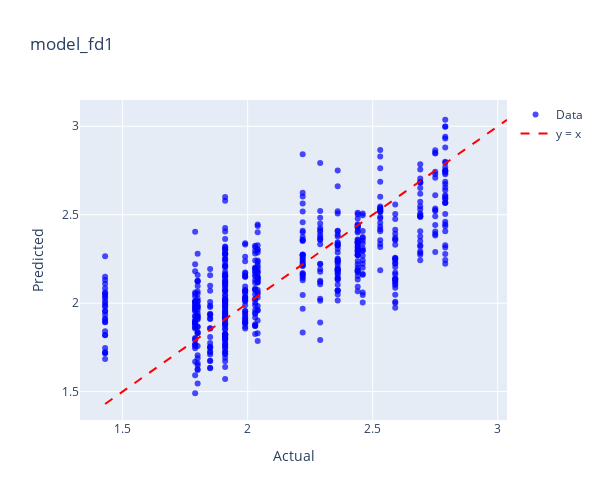
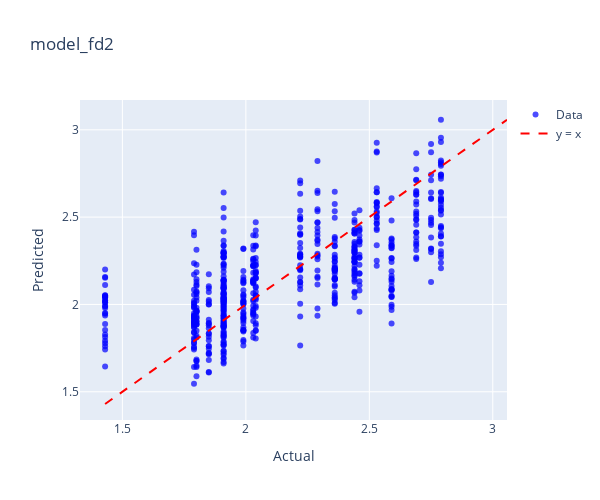
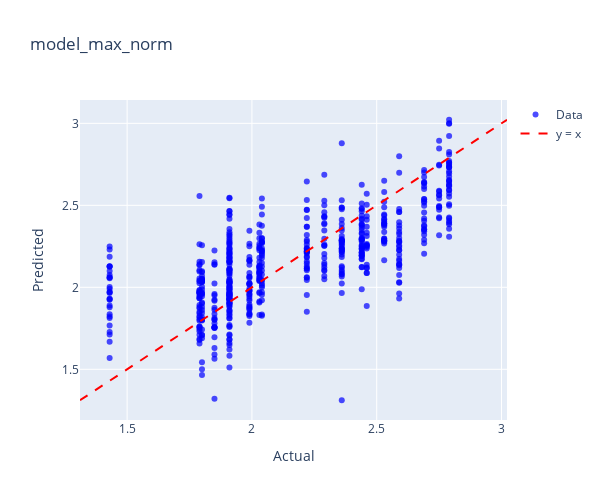
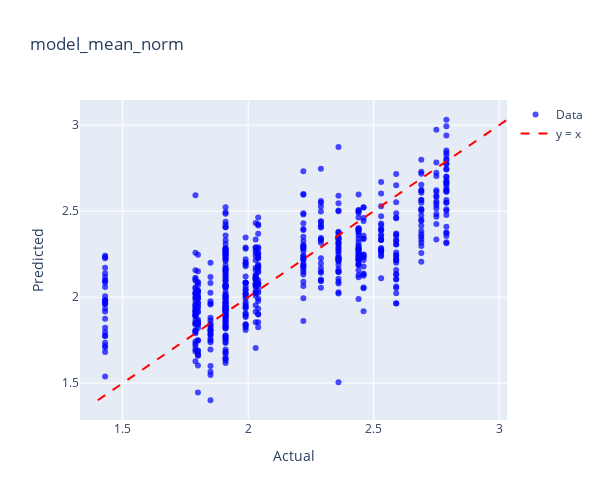

Notebook code cell kept with these figures, in order:
### Code cell
model_dict = {
    'model_fd1': (model_fd1, protein_fd1),
    'model_fd2': (model_fd2, protein_fd2),
    'model_max_norm': (model_max_norm, protein_max_norm),
    'model_mean_norm': (model_mean_norm, protein_mean_norm),
    'model_msc': (model_msc, protein_msc),
    'model_ori': (model_ori, protein_ori),
    'model_range_norm': (model_range_norm, protein_range_norm),
    'model_sg1': (model_sg1, protein_sg1),
    'model_sg2': (model_sg2, protein_sg2),
    'model_snv': (model_snv, protein_snv),
}

for name, (model, data) in model_dict.items():
    print(f"Plotting for {name}")
    plot_actual_vs_predicted_plotly(model, data, 'PROTEIN',name)

### Figure 1 — Plotly figure (JSON) as saved in the notebook; plotly's stock layout.template omitted (floating-point values rounded to 4 significant figures; data arrays with more than 128 entries replaced by an {"elided": "..."} marker saying what was removed)
{"data": [{"hovertemplate": "Index: %{text}<br>Actual: %{x}<br>Predicted: %{y}<extra></extra>", "marker": {"color": "blue", "opacity": 0.7, "size": 6}, "mode": "markers", "name": "Data", "text": {"elided": "612 str values"}, "type": "scatter", "x": {"elided": "612 float values"}, "y": {"elided": "612 float values"}}, {"line": {"color": "red", "dash": "dash"}, "mode": "lines", "name": "y = x", "type": "scatter", "x": [1.43, 3.037], "y": [1.43, 3.037]}], "layout": {"height": 500, "title": {"text": "model_fd1"}, "width": 600, "xaxis": {"title": {"text": "Actual"}}, "yaxis": {"title": {"text": "Predicted"}}}}

### Figure 2 — Plotly figure (JSON) as saved in the notebook; plotly's stock layout.template omitted (floating-point values rounded to 4 significant figures; data arrays with more than 128 entries replaced by an {"elided": "..."} marker saying what was removed)
{"data": [{"hovertemplate": "Index: %{text}<br>Actual: %{x}<br>Predicted: %{y}<extra></extra>", "marker": {"color": "blue", "opacity": 0.7, "size": 6}, "mode": "markers", "name": "Data", "text": {"elided": "612 str values"}, "type": "scatter", "x": {"elided": "612 float values"}, "y": {"elided": "612 float values"}}, {"line": {"color": "red", "dash": "dash"}, "mode": "lines", "name": "y = x", "type": "scatter", "x": [1.43, 3.058], "y": [1.43, 3.058]}], "layout": {"height": 500, "title": {"text": "model_fd2"}, "width": 600, "xaxis": {"title": {"text": "Actual"}}, "yaxis": {"title": {"text": "Predicted"}}}}

### Figure 3 — Plotly figure (JSON) as saved in the notebook; plotly's stock layout.template omitted (floating-point values rounded to 4 significant figures; data arrays with more than 128 entries replaced by an {"elided": "..."} marker saying what was removed)
{"data": [{"hovertemplate": "Index: %{text}<br>Actual: %{x}<br>Predicted: %{y}<extra></extra>", "marker": {"color": "blue", "opacity": 0.7, "size": 6}, "mode": "markers", "name": "Data", "text": {"elided": "612 str values"}, "type": "scatter", "x": {"elided": "612 float values"}, "y": {"elided": "612 float values"}}, {"line": {"color": "red", "dash": "dash"}, "mode": "lines", "name": "y = x", "type": "scatter", "x": [1.311, 3.022], "y": [1.311, 3.022]}], "layout": {"height": 500, "title": {"text": "model_max_norm"}, "width": 600, "xaxis": {"title": {"text": "Actual"}}, "yaxis": {"title": {"text": "Predicted"}}}}

### Figure 4 — Plotly figure (JSON) as saved in the notebook; plotly's stock layout.template omitted (floating-point values rounded to 4 significant figures; data arrays with more than 128 entries replaced by an {"elided": "..."} marker saying what was removed)
{"data": [{"hovertemplate": "Index: %{text}<br>Actual: %{x}<br>Predicted: %{y}<extra></extra>", "marker": {"color": "blue", "opacity": 0.7, "size": 6}, "mode": "markers", "name": "Data", "text": {"elided": "612 str values"}, "type": "scatter", "x": {"elided": "612 float values"}, "y": {"elided": "612 float values"}}, {"line": {"color": "red", "dash": "dash"}, "mode": "lines", "name": "y = x", "type": "scatter", "x": [1.401, 3.032], "y": [1.401, 3.032]}], "layout": {"height": 500, "title": {"text": "model_mean_norm"}, "width": 600, "xaxis": {"title": {"text": "Actual"}}, "yaxis": {"title": {"text": "Predicted"}}}}
